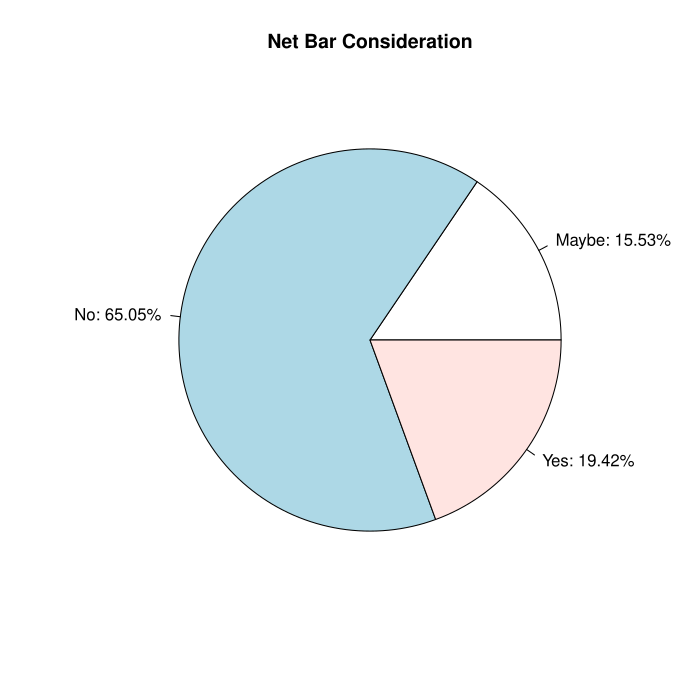

This chart was generated by the following R code:
# the total valid sample
a <- read.csv("dataset.CSV",header=F)
na = length(a[,1])

sav1 <- summary(a$V1)
pie(sav1,labels=paste(names(sav1),": ",round(100*sav1/sum(sav1),2),"%",sep=""),main="Net Bar Consideration")

# sample that consider going to net bar
b <- a[a$V1!="No",]
nb <- length(b[,1])

b$V2[-36]

plot(b$V2,b$V3,pch=21,bg=c("red","blue","green")[b$V1],main="ScatterPlot of Time and Price")
legend("topright",pch=c(21,21),pt.bg=c("green","red"),legend=c("Yes","Maybe"))

# sample that needs private room
c <- b[b$V5=="Yes",]
nc <- length(c[,1])

sbv5 <- summary(b$V5)
pie(sav1,labels=paste(names(sbv5),": ",round(100*sbv5/sum(sbv5),2),"%",sep=""),main="Private room Consideration")

c$V6[2<c$V6&c$V6<8]

# ratios
cat("user rate:",nb/na,'\n')
cat("user private rate:",nc/nb,'\n')
cat("total private rate:",nc/na,'\n')
